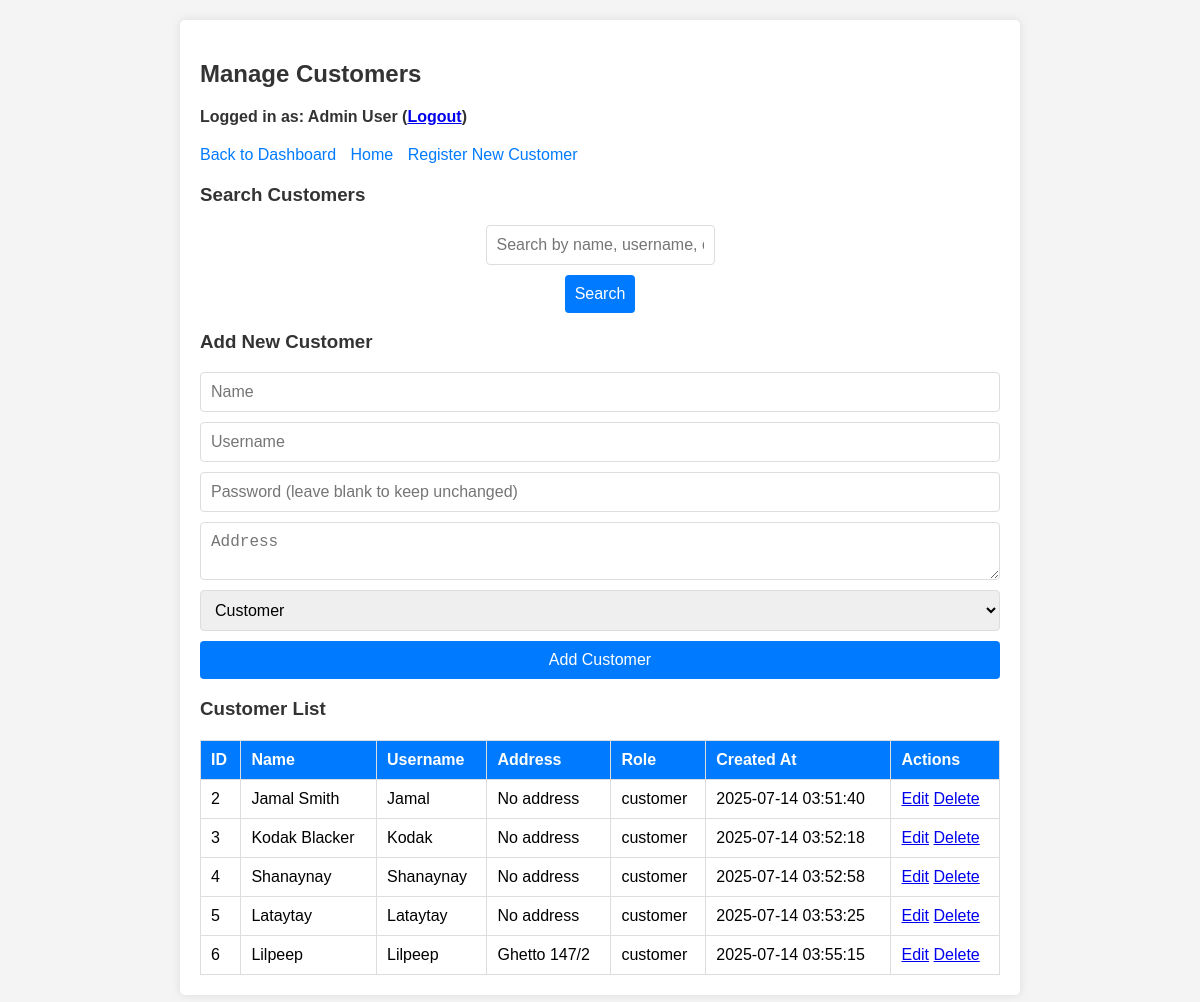
/customers.php (signed in), run on the app's committed database.
### tables this page shows
CREATE TABLE `users` (
  `id` int NOT NULL,
  `name` varchar(100) NOT NULL,
  `username` varchar(50) NOT NULL,
  `password` varchar(255) NOT NULL,
  `address` text,
  `role` enum('admin','customer') DEFAULT 'customer',
  `created_at` timestamp NULL DEFAULT CURRENT_TIMESTAMP
);

### customers.php (the view, shortened to what this page needs)
<?php
require_once 'db_connect.php';
$search_query = '';
$customers = null;
if ($_SERVER['REQUEST_METHOD'] == 'POST' && isset($_POST['search'])) {
    $search_query = $_POST['search_query'];
    $sql = "SELECT * FROM users WHERE role = 'customer' AND (name LIKE ? OR username LIKE ? OR address LIKE ?)";
    $stmt = $conn->prepare($sql);
    $like_query = '%' . $search_query . '%';
    $stmt->bind_param('sss', $like_query, $like_query, $like_query);
    $stmt->execute();
    $customers = $stmt->get_result();
} else {
    $sql = "SELECT * FROM users WHERE role = 'customer'";
    $customers = $conn->query($sql);
}
$edit_customer = null;
?>
<!DOCTYPE html>
<html lang="en">
<head>
    <link rel="stylesheet" href="styles.css">
</head>
<body>
    <div class="container">
        <h2>Manage Customers</h2>
        <?php if (isset($_SESSION['name'])): ?>
            <p class="session-info">Logged in as: <?php echo htmlspecialchars($_SESSION['name']); ?> (<a href="logout.php">Logout</a>)</p>
        <?php endif; ?>
        <nav>
            <a href="dashboard.php">Back to Dashboard</a>
            <a href="index.php">Home</a>
            <a href="register.php">Register New Customer</a>
        </nav>
        <h3>Search Customers</h3>
        <form method="POST" class="search-form">
            <input type="text" name="search_query" placeholder="Search by name, username, or address" value="<?php echo htmlspecialchars($search_query); ?>">
            <button type="submit" name="search">Search</button>
        </form>
        <h3><?php echo $edit_customer ? 'Edit Customer' : 'Add New Customer'; ?></h3>
        <form method="POST">
            <input type="text" name="name" placeholder="Name" value="<?php echo $edit_customer ? $edit_customer['name'] : ''; ?>" required>
            <input type="text" name="username" placeholder="Username" value="<?php echo $edit_customer ? $edit_customer['username'] : ''; ?>" required>
            <input type="password" name="password" placeholder="Password (leave blank to keep unchanged)" <?php echo $edit_customer ? '' : 'required'; ?>>
            <textarea name="address" placeholder="Address"><?php echo $edit_customer ? $edit_customer['address'] : ''; ?></textarea>
            <select name="role">
                <option value="customer" <?php echo ($edit_customer && $edit_customer['role'] == 'customer') ? 'selected' : ''; ?>>Customer</option>
            </select>
            <button type="submit" name="<?php echo $edit_customer ? 'update_customer' : 'add_customer'; ?>">
                <?php echo $edit_customer ? 'Update Customer' : 'Add Customer'; ?>
            </button>
        </form>
        <h3>Customer List</h3>
        <table>
            <thead>
                <tr>
                    <th>ID</th>
                    <th>Name</th>
                    <th>Username</th>
                    <th>Address</th>
                    <th>Role</th>
                    <th>Created At</th>
                    <th>Actions</th>
                </tr>
            </thead>
            <tbody>
                <?php while ($customer = $customers->fetch_assoc()): ?>
                <tr>
                    <td><?php echo $customer['id']; ?></td>
                    <td><?php echo $customer['name']; ?></td>
                    <td><?php echo $customer['username']; ?></td>
                    <td><?php echo $customer['address'] ?: 'No address'; ?></td>
                    <td><?php echo $customer['role']; ?></td>
                    <td><?php echo $customer['created_at']; ?></td>
                    <td>
                        <a href="customers.php?edit=<?php echo $customer['id']; ?>">Edit</a>
                        <a href="customers.php?delete=<?php echo $customer['id']; ?>" onclick="return confirm('Are you sure you want to delete this customer?');">Delete</a>
                    </td>
                </tr>
                <?php endwhile; ?>
            </tbody>
        </table>
    </div>
</body>
</html>

### styles.css (style rules this page uses)
body { font-family: Arial, sans-serif; margin: 0; padding: 0; background-color: #f4f4f4; }
.container { max-width: 800px; margin: 20px auto; padding: 20px; background: white; border-radius: 5px; box-shadow: 0 0 10px rgba(0,0,0,0.1); }
h2, h3 { color: #333; }
form { display: flex; flex-direction: column; gap: 10px; }
.search-form { display: flex; gap: 10px; align-items: center; }
input, textarea, select, button { padding: 10px; font-size: 16px; border: 1px solid #ddd; border-radius: 4px; }
button, .button { background-color: #007bff; color: white; border: none; cursor: pointer; text-align: center; display: inline-block; text-decoration: none; padding: 10px; }
table { width: 100%; border-collapse: collapse; margin-top: 20px; }
th, td { padding: 10px; border: 1px solid #ddd; text-align: left; }
th { background-color: #007bff; color: white; }
nav { margin: 20px 0; }
nav a { margin-right: 10px; text-decoration: none; color: #007bff; }
.session-info { color: #333; font-weight: bold; margin-bottom: 10px; }

### data on the page
users: id "2", name "Jamal Smith", username "Jamal", address "No address", role "customer", created_at "2025-07-14 03:51:40"
users: id "3", name "Kodak Blacker", username "Kodak", address "No address", role "customer", created_at "2025-07-14 03:52:18"
users: id "4", name "Shanaynay", username "Shanaynay", address "No address", role "customer", created_at "2025-07-14 03:52:58"
users: id "5", name "Lataytay", username "Lataytay", address "No address", role "customer", created_at "2025-07-14 03:53:25"
users: id "6", name "Lilpeep", username "Lilpeep", address "Ghetto 147/2", role "customer", created_at "2025-07-14 03:55:15"

### other printed values
$_SESSION['name'] "Admin User"
